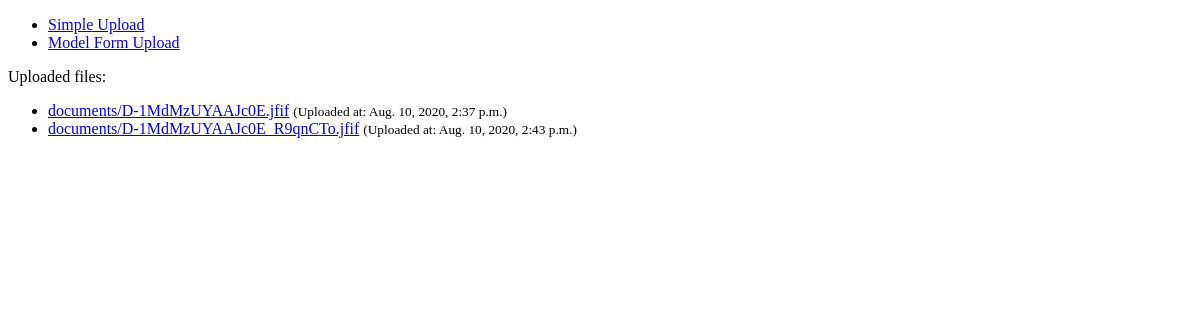
/home/, run on an earlier commit of the app's database.
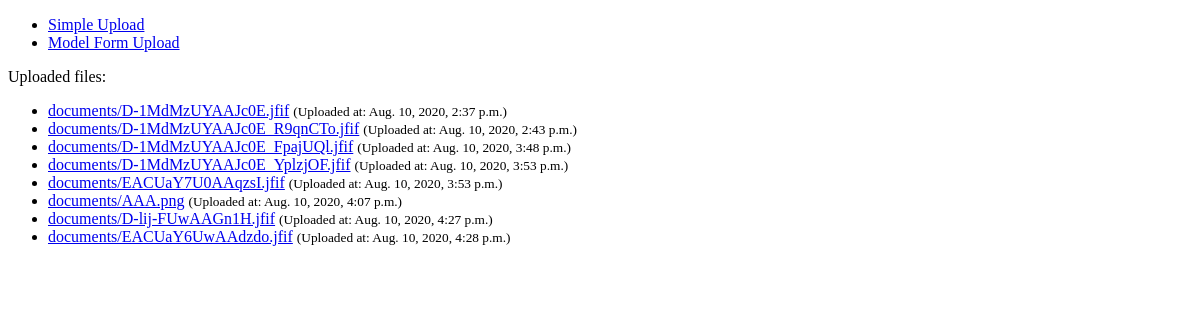
And on a later commit of the database.
### blog/models.py (models this page shows)
class Document(models.Model):
    IDXXXX = models.CharField(max_length=255, blank=True)
    Martril = models.CharField(max_length=255, blank=True)
    RX = models.CharField(max_length=255, blank=True)
    description = models.CharField(max_length=255, blank=True)
    document = models.FileField(upload_to='documents/')
    uploaded_at = models.DateTimeField(auto_now_add=True)

### blog/views.py (the view)
# urls.py: 2. Add a URL to urlpatterns:  path('', views.home, name='home')
def home(request):
    documents = Document.objects.all()
    return render(request, 'home.html', {'documents': documents})

### templates/home.html
{% extends 'base.html' %}
{% block content %}
  <ul>
    <li>
      <a href="{% url 'simple_upload' %}">Simple Upload</a>
    </li>
    <li>
      <a href="{% url 'model_form_upload' %}">Model Form Upload</a>
    </li>
  </ul>
  <p>Uploaded files:</p>
  <ul>
    {% for obj in documents %}
      <li>
        <a href="{{ obj.document.url }}">{{ obj.document.name }}</a>
        <small>(Uploaded at: {{ obj.uploaded_at }})</small>
      </li>
    {% endfor %}
  </ul>
{% endblock %}

What changed in the data, as far as the page shows it:
added Document: document.name "documents/D-1MdMzUYAAJc0E_FpajUQl.jfif", uploaded_at "Aug. 10, 2020, 3:48 p.m."
added Document: document.name "documents/D-1MdMzUYAAJc0E_YplzjOF.jfif", uploaded_at "Aug. 10, 2020, 3:53 p.m."
added Document: document.name "documents/EACUaY7U0AAqzsI.jfif", uploaded_at "Aug. 10, 2020, 3:53 p.m."
added Document: document.name "documents/AAA.png", uploaded_at "Aug. 10, 2020, 4:07 p.m."
added Document: document.name "documents/D-lij-FUwAAGn1H.jfif", uploaded_at "Aug. 10, 2020, 4:27 p.m."
added Document: document.name "documents/EACUaY6UwAAdzdo.jfif", uploaded_at "Aug. 10, 2020, 4:28 p.m."
